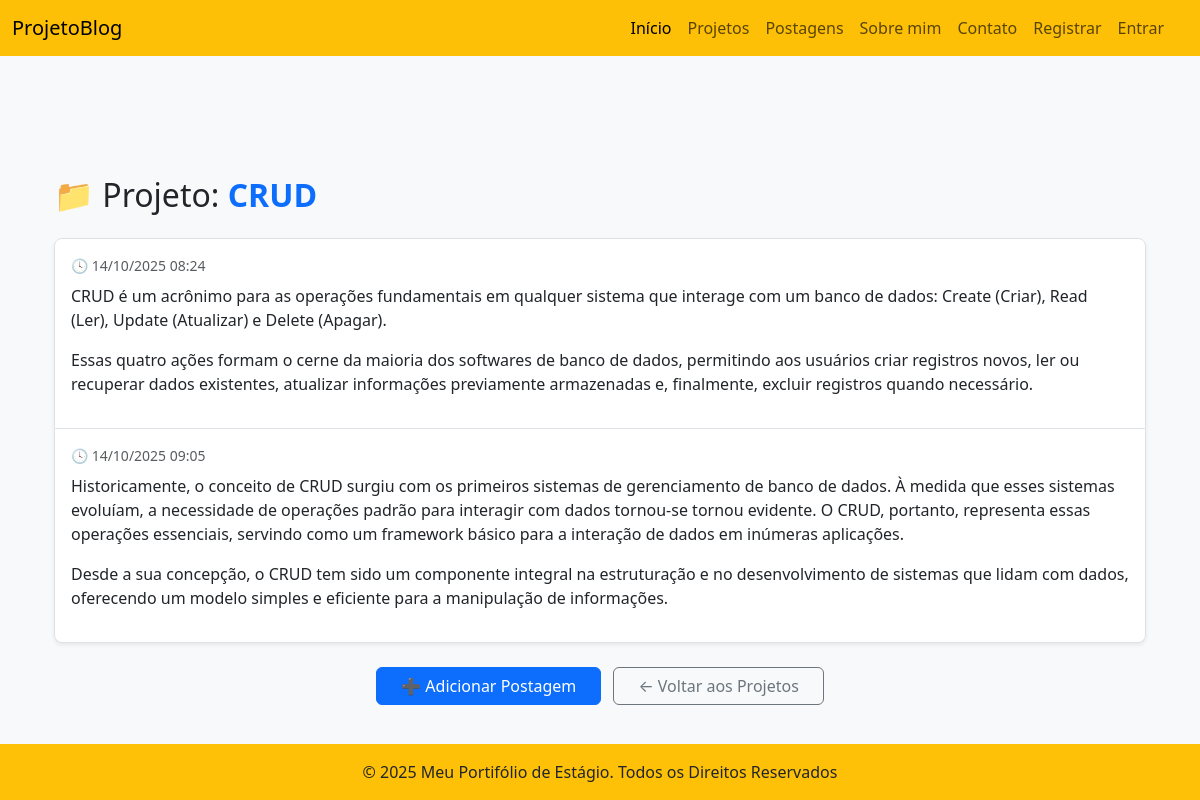
Screenshot of /projetos/1/ with the database file from the repository.
### app/models.py (models this page shows, shortened)
class Projeto(models.Model):
    titulo = models.CharField(max_length=100)
    descricao = models.TextField()
    data_cadastro = models.DateTimeField(auto_now_add=True)
    data_atualizacao = models.DateField(auto_now_add=True)
    owner = models.ForeignKey(User, on_delete=models.CASCADE)
    def __str__(self):
        return self.titulo

class Postagem(models.Model):
    projeto = models.ForeignKey(Projeto, on_delete=models.CASCADE, related_name='postagens')
    titulo = models.CharField(max_length=100)
    descricao = models.TextField()
    data_cadastro = models.DateTimeField(auto_now_add=True)
    data_atualizacao = models.DateField(auto_now=True)
    class Meta:
        verbose_name_plural = 'Postagens'

### app/views.py (the view)
# urls.py: path('projetos/<int:projeto_id>/', views.projeto, name='projeto'),
def projeto(request, projeto_id):
    projeto = Projeto.objects.get(id = projeto_id) #pega apenas um objeto de Topic por meio do id.
    postagens = Postagem.objects.filter(projeto=projeto) #ordena de forma inversa
    context = {'projeto': projeto, 'postagens': postagens}
    return render(request, 'meus_templates/projeto.html', context)

### app/templates/meus_templates/projeto.html
{% extends "meus_templates/base.html" %}
{% load static %}
{% block content %}
<div class="container mt-5 pt-5">
  <h2 class="titulo-secao text-center mb-4">
    📁 Projeto: <span class="text-primary fw-bold">{{ projeto }}</span>
  </h2>
  {% if postagens %}
    <div class="list-group shadow-sm rounded-3 mb-4">
      {% for postagem in postagens %}
        <div class="list-group-item py-3">
          <div class="d-flex justify-content-between align-items-center mb-2">
            <small class="text-muted">
              🕓 {{ postagem.data_cadastro|date:"d/m/Y H:i" }}
            </small>
          </div>
          <p class="mb-1">{{ postagem.descricao|linebreaks }}</p>
        </div>
      {% endfor %}
    </div>
  {% else %}
    <div class="alert alert-warning text-center shadow-sm" role="alert">
      ⚠ Nenhuma postagem registrada neste projeto ainda.
    </div>
  {% endif %}
  <div class="text-center mt-4">
    <a href="{% url 'nova_postagem' projeto.id %}" class="btn btn-primary px-4 me-2">
      ➕ Adicionar Postagem
    </a>
    <a href="{% url 'projetos' %}" class="btn btn-outline-secondary px-4">
      ← Voltar aos Projetos
    </a>
  </div>
</div>
{% endblock content %}

### app/templates/meus_templates/base.html (shortened to what this page needs)
{% load static %}
<!DOCTYPE html>
<html lang="pt-br">
<head>
    <link rel="stylesheet" href="{% static 'blog_postagem/bootstrap.min.css' %}">
    <link rel="stylesheet" href="{% static 'css/style.css' %}">
</head>
<body class="bg-light">
    <nav class="navbar navbar-expand-lg navbar-bg-dark bg-warning fixed-top">
        <div class="container-fluid">
            <a class="navbar-brand" href="{% url 'index' %}">ProjetoBlog</a>
            <div class="offcanvas offcanvas-end bg-warning text-dark" tabindex="-1" id="offcanvasDarkNavbar"
                aria-labelledby="offcanvasDarkNavbarLabel">
                <div class="offcanvas-body">
                    <ul class="navbar-nav justify-content-end flex-grow-1 pe-3">
                        <li class="nav-item"><a class="nav-link active" href="{% url 'index' %}">Início</a></li>
                        <li class="nav-item"><a class="nav-link" href="{% url 'projetos' %}">Projetos</a></li>
                        <li class="nav-item"><a class="nav-link" href="{% url 'postagens' %}">Postagens</a></li>
                        <li class="nav-item"><a class="nav-link" href="{% url 'sobre' %}">Sobre mim</a></li>
                        <li class="nav-item"><a class="nav-link" href="{% url 'contato' %}">Contato</a></li>
                        {% if user.is_authenticated %}
                            Olá, {{ user.username }}
                            <li class="nav-item"><a class="nav-link" href="{% url 'logout' %}">Sair</a></li>
                        {% else %}
                            <li class="nav-item"><a class="nav-link" href="{% url 'registrar' %}">Registrar</a></li>
                            <li class="nav-item"><a class="nav-link" href="{% url 'login' %}">Entrar</a></li>
                        {% endif %}
                    </ul>
                </div>
            </div>
        </div>
    </nav>
    <main class="container">
        {% block content %}
        {% endblock content %}
    </main>
    <footer class="bg-warning text-dark text-center py-3 fixed-bottom">
        <p class="mb-0">&copy; 2025 Meu Portifólio de Estágio. Todos os Direitos Reservados</p>
    </footer>
</body>
</html>

### app/static/css/style.css (style rules this page uses)
body { font-size: 16px; background-color: rgb(230, 216, 216); }
main { padding-top: 80px; padding-bottom: 70px; }
a { text-decoration: none; color: inherit; }
.navbar .nav-link { padding: 8px 12px; border-radius: 5px; transition: background-color 0.3s, color 0.3s; }
.navbar { transition: background-color 0.3s; }
footer { transition: background-color 0.3s, color 0.3s; }
.titulo-secao { position: relative; display: inline-block; font-size: 2rem; cursor: pointer; transition: color 0.3s ease-in-out; }
.titulo-secao::after { content: ""; position: absolute; left: 0; bottom: -5px; width: 0; height: 3px; background-color: #e6ac00; transition: width 0.3s ease-in-out; }

### rows the page displays
Projeto: titulo "CRUD"
Postagem: data_cadastro "14/10/2025 08:24", descricao "CRUD é um acrônimo para as operações fundamentais em qualquer sistema que interage com um banco de dados: Create (Criar), Read (Ler), Update (Atualizar) e Delete (Apagar). Essas quatro ações formam o cerne da maioria dos softwares de banco de dados, permitindo aos usuários criar registros novos, ler ou recuperar dados existentes, atualizar informações previamente armazenadas e, finalmente, excluir registros quando necessário."
Postagem: data_cadastro "14/10/2025 09:05", descricao "Historicamente, o conceito de CRUD surgiu com os primeiros sistemas de gerenciamento de banco de dados. À medida que esses sistemas evoluíam, a necessidade de operações padrão para interagir com dados tornou-se tornou evidente. O CRUD, portanto, representa essas operações essenciais, servindo como um framework básico para a interação de dados em inúmeras aplicações. Desde a sua concepção, o CRUD tem sido um componente integral na estruturação e no desenvolvimento de sistemas que lidam com dados, oferecendo um modelo simples e eficiente para a manipulação de informações."
